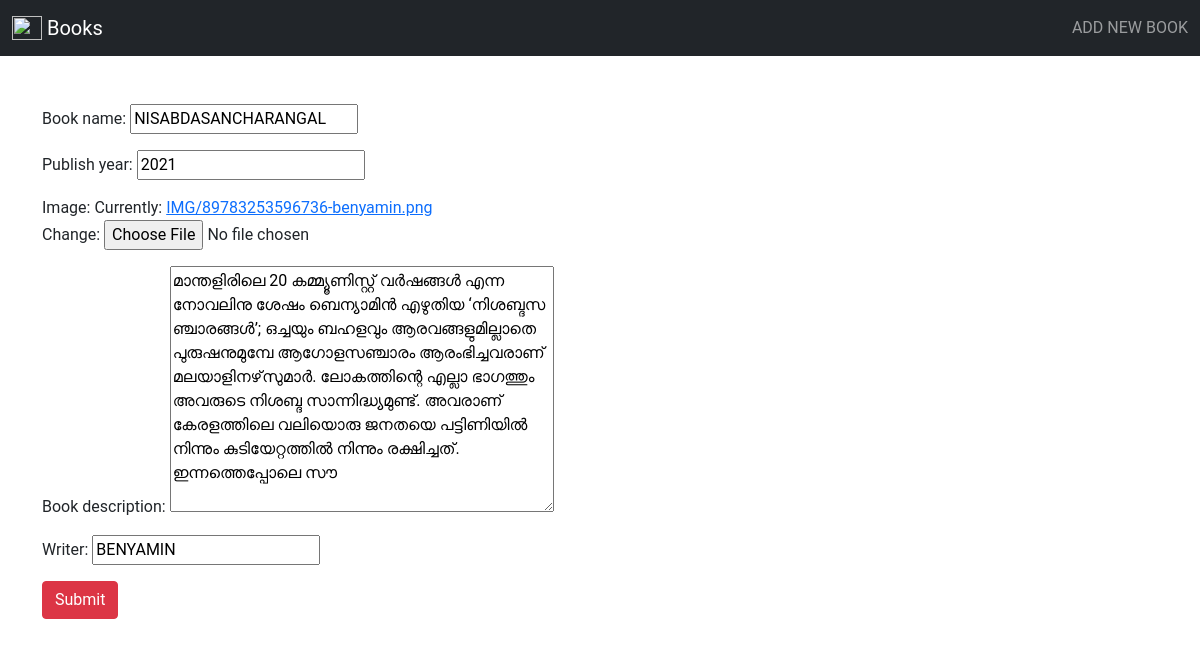
The page /update/3/ on the database its author committed.
### classapp/models.py (models this page shows, shortened)
class Books(models.Model):
    Book_name = models.CharField(max_length=70)
    Publish_year = models.IntegerField()
    Image = models.ImageField(upload_to='IMG')
    Book_description = models.TextField(max_length=350)
    Writer = models.CharField(max_length=70)

### classapp/views.py (the view)
# urls.py: path('update/<int:pk>/',UpdateBook.as_view(),name='update'),
class UpdateBook (UpdateView):
    model = Books
    fields = '__all__'
    context_object_name = 'edit'
    template_name = 'edit.html'
    success_url = reverse_lazy('index')

### Template/edit.html (shortened to what this page needs)
{% extends 'base.html' %}
{% block list %}
<div class="container">
    <div class="row pt-5">
    <form method="POST" action="" enctype="multipart/form-data" >
    {{form.as_p}}
    <input type="submit" class="btn btn-danger">
</form>
</div>
</div>
{% endblock%}

### static/css/style.css (style rules this page uses)
html, body { -moz-box-sizing: border-box; box-sizing: border-box; height: 100%; width: 100%; background: #FFF; font-family: 'Roboto', sans-serif; font-weight: 400; }

### rows shown on the page
Books: Book_name "NISABDASANCHARANGAL", Publish_year "2021", Book_description "മാന്തളിരിലെ 20 കമ്മ്യൂണിസ്റ്റ് വർഷങ്ങൾ എന്ന നോവലിനു ശേഷം ബെന്യാമിൻ എഴുതിയ ‘നിശബ്ദസ ഞ്ചാരങ്ങള്‍’; ഒച്ചയും ബഹളവും ആരവങ്ങളുമില്ലാതെ പുരുഷനുമുമ്പേ ആഗോളസഞ്ചാരം ആരംഭിച്ചവരാണ്‌ മലയാളിനഴ്‌സുമാർ. ലോകത്തിന്റെ എല്ലാ ഭാഗത്തും അവരുടെ നിശബ്ദ സാന്നിദ്ധ്യമുണ്ട്. അവരാണ് കേരളത്തിലെ വലിയൊരു ജനതയെ പട്ടിണിയിൽ നിന്നും കുടിയേറ്റത്തിൽ നിന്നും രക്ഷിച്ചത്. ഇന്നത്തെപ്പോലെ സൗ", Writer "BENYAMIN"
